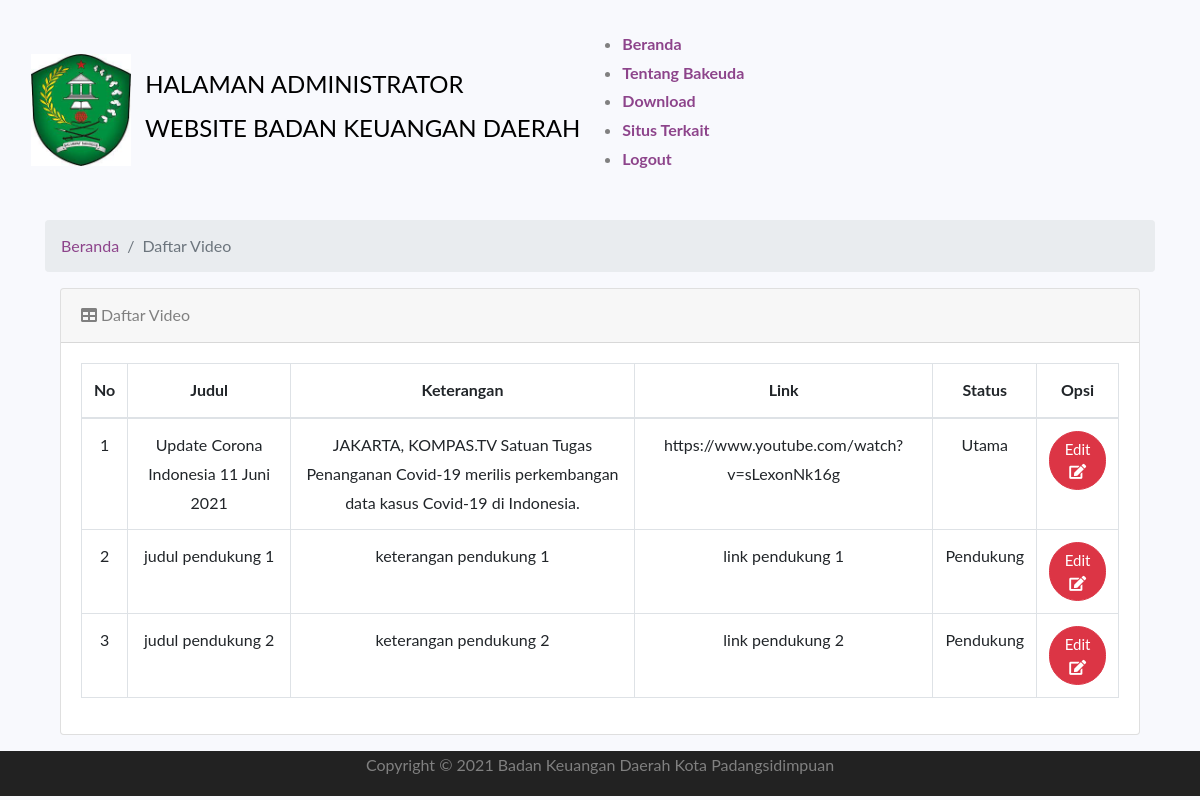
The app's page /index.php/administrator/video, older data.
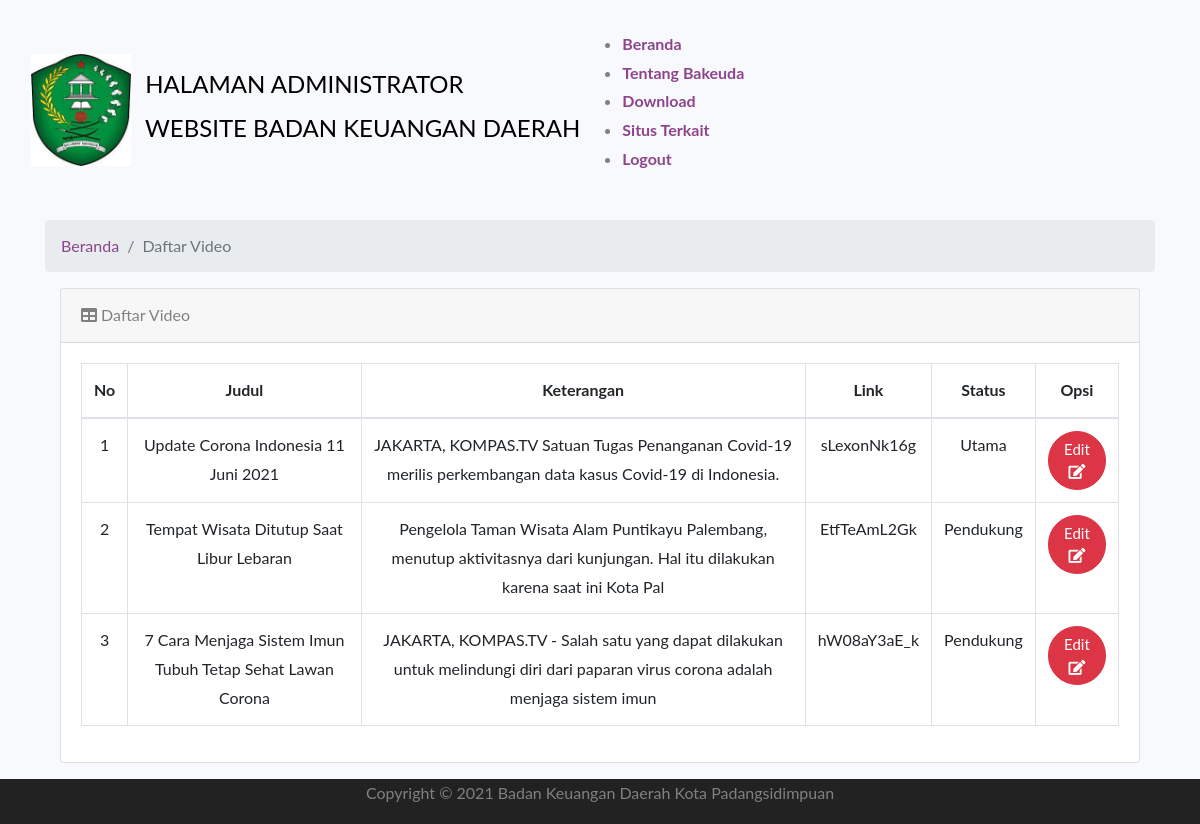
The same page, newer data.
### tables this page shows
CREATE TABLE `tbl_video` (
  `id_video` int(128) NOT NULL,
  `judul` varchar(128) NOT NULL,
  `keterangan` varchar(250) NOT NULL,
  `link` varchar(128) NOT NULL,
  `status` varchar(128) NOT NULL
);

### application/controllers/Administrator.php (called while the page is built, shortened)
<?php
class Administrator extends CI_Controller {
	public function __construct()
	{
		$this->load->helper('url');
		$this->load->helper('form');
		$this->load->library('form_validation');
		$this->load->model('model_login');
		$this->load->model('model_download');
		$this->load->model('model_bangunanbakeuda');
		$this->load->model('model_profil');
		$this->load->model('model_galeri');
		$this->load->model('model_slidegambarutama');
		$this->load->model('model_tentangbakeuda');
		$this->load->model('model_video');
		$this->load->model('model_berita');
		$this->load->library('session');
	}
	public function video()
	{
        $data['content'] = $this->model_video->Tampilvideo();
		$this->load->view('administrator/video',$data);
	}
}

### index.php (called while the page is built, shortened)
<?php
require_once BASEPATH.'core/CodeIgniter.php';

### application/models/Model_video.php (called while the page is built, shortened)
<?php if ( ! defined('BASEPATH')) exit('No direct script access allowed');
class Model_video extends CI_Model {
	function Tampilvideo()
    {
		$this->db->order_by('id_video');
        return $this->db->from('tbl_video')
			->get();
    }
}

### application/views/administrator/video.php (the view, shortened to what this page needs)
<BR>
    <section id_video="services" class="services">
      <div class="container">
      <ol class="breadcrumb" >
        <li class="breadcrumb-item">
          <a href="<?php echo base_url('administrator/home')?>">Beranda</a>
        </li>
        <li class="breadcrumb-item active">Daftar Video</li>
      </ol>
      <div class="container">
  <div class="card mb-3">
        <div class="card-header">
          <i class="fa fa-table"></i> Daftar Video</div>
        <div class="card-body">
          <div class="table-responsive">
          <table class="table table-bordered" id="example" width="100%" cellspacing="0">
              <thead>
                <tr class="text-center">
                  <th>No</th>
                  <th>Judul</th>
                  <th>Keterangan</th>
                  <th>Link</th>
                  <th>Status</th>
                  <th>Opsi</th>
                </tr>
              </thead>
            <tbody  class="text-center">
                <tr>
                <?php
                  $i = 1;
                  foreach ($content->result() as $data) : ?>
                  <td><?= $i ?></td>
                  <td align="center"><?= $data->judul ?></td>
                  <td align="center"><?= $data->keterangan ?></td>
                  <td align="center"><?= $data->link ?></td>
                  <td align="center"><?= $data->status ?></td>
                  <td>
                  <a href="<?php echo base_url()?>administrator/action_editvideo/<?php echo $data->id_video; ?>" class="btn btn-danger">Edit<i class="fa fa-edit"></i></a>
                  </td>
                </tr>
                    <?php
                      $i++;
                    endforeach;
                  ?>
              </tbody>
            </table>
          </div>
        </div>
      </div>
    </div>
  </div>

Row changes from the older to the newer data that the page shows:
changed tbl_video "Utama": link "https://www.youtube.com/watch?v=sLexonNk16g" → "sLexonNk16g"
changed tbl_video: judul "judul pendukung 1" → "Tempat Wisata Ditutup Saat Libur Lebaran"; keterangan "keterangan pendukung 1" → "Pengelola Taman Wisata Alam Puntikayu Palembang, menutup aktivitasnya dari kunjungan. Hal itu dilakukan karena saat ini Kota Pal"; link "link pendukung 1" → "EtfTeAmL2Gk"
changed tbl_video: judul "judul pendukung 2" → "7 Cara Menjaga Sistem Imun Tubuh Tetap Sehat Lawan Corona"; keterangan "keterangan pendukung 2" → "JAKARTA, KOMPAS.TV - Salah satu yang dapat dilakukan untuk melindungi diri dari paparan virus corona adalah menjaga sistem imun"; link "link pendukung 2" → "hW08aY3aE_k"
